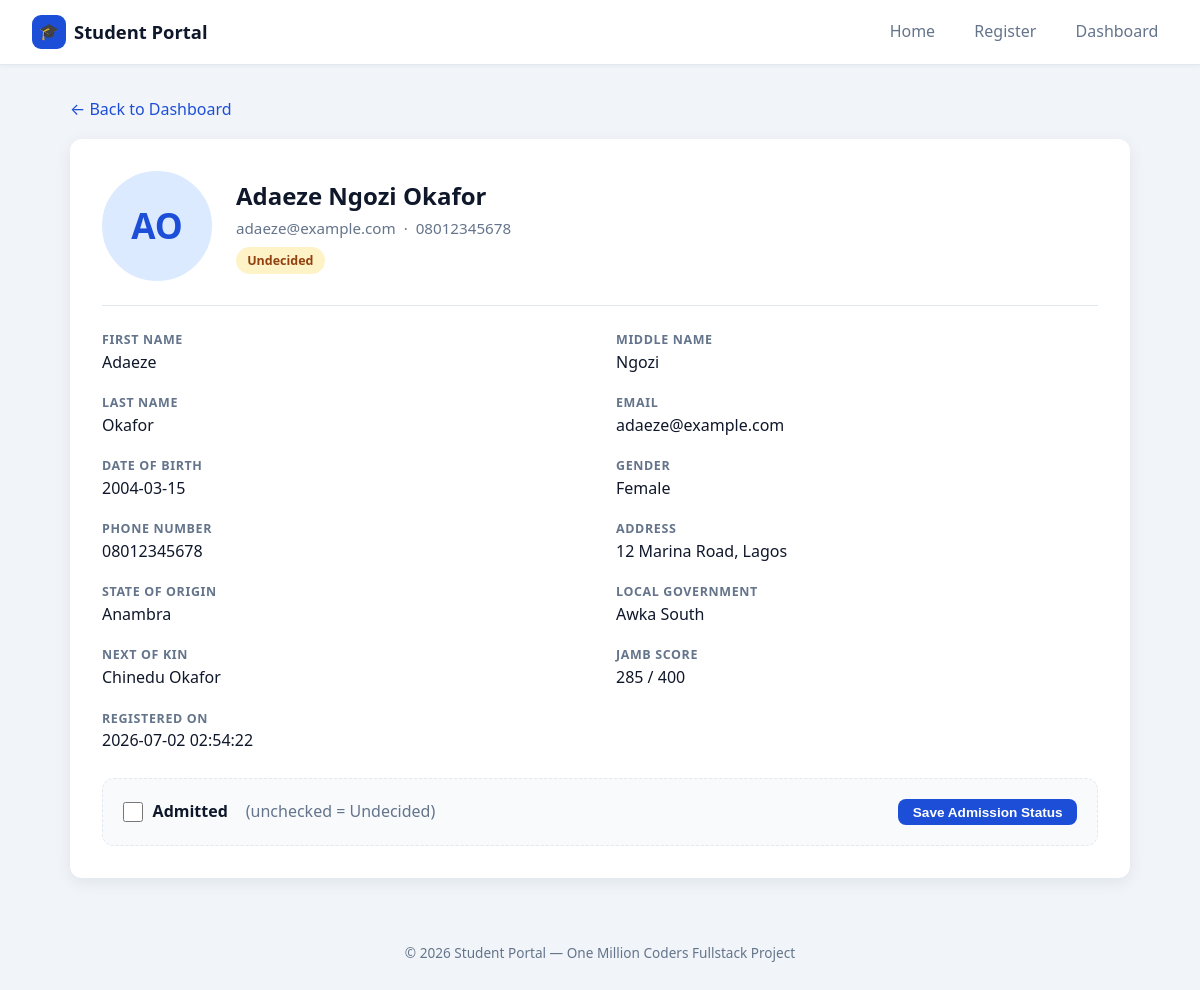
Page /view.php?id=1 on the committed database.
### tables this page shows
CREATE TABLE students (
                id               INTEGER PRIMARY KEY AUTOINCREMENT,
                profile_image    TEXT,
                first_name       TEXT NOT NULL,
                middle_name      TEXT,
                last_name        TEXT NOT NULL,
                email            TEXT NOT NULL,
                date_of_birth    TEXT NOT NULL,
                gender           TEXT NOT NULL,
                phone_number     TEXT NOT NULL,
                address          TEXT NOT NULL,
                state_of_origin  TEXT NOT NULL,
                local_government TEXT NOT NULL,
                next_of_kin      TEXT NOT NULL,
                jamb_score       INTEGER NOT NULL,
                admission_status TEXT NOT NULL DEFAULT 'Undecided',
                created_at       TEXT NOT NULL DEFAULT (datetime('now'))
            );

### db.php (called while the page is built, shortened)
<?php
function e(?string $value): string
{
    return htmlspecialchars($value ?? '', ENT_QUOTES, 'UTF-8');
}

### view.php (the view, shortened to what this page needs)
<?php
require __DIR__ . '/db.php';
$id = filter_var($_GET['id'] ?? '', FILTER_VALIDATE_INT);
$db = get_db();
$stmt = $db->prepare("SELECT * FROM students WHERE id = ?");
$stmt->execute([$id]);
$s = $stmt->fetch();
$fullName = trim($s['first_name'] . ' ' . ($s['middle_name'] ? $s['middle_name'] . ' ' : '') . $s['last_name']);
$initials = strtoupper(substr($s['first_name'], 0, 1) . substr($s['last_name'], 0, 1));
$isAdmitted = $s['admission_status'] === 'Admitted';
$details = [
    'First Name'        => $s['first_name'],
    'Middle Name'       => $s['middle_name'] ?: '—',
    'Last Name'         => $s['last_name'],
    'Email'             => $s['email'],
    'Date of Birth'     => $s['date_of_birth'],
    'Gender'            => $s['gender'],
    'Phone Number'      => $s['phone_number'],
    'Address'           => $s['address'],
    'State of Origin'   => $s['state_of_origin'],
    'Local Government'  => $s['local_government'],
    'Next of Kin'       => $s['next_of_kin'],
    'JAMB Score'        => $s['jamb_score'] . ' / 400',
    'Registered On'     => $s['created_at'],
];
?>
<!DOCTYPE html>
<html lang="en">
<head>
    <link rel="stylesheet" href="style.css">
</head>
<body>
<header class="navbar">
    <div class="brand"><span class="logo">🎓</span> Student Portal</div>
    <nav>
        <a href="index.php">Home</a>
        <a href="form.php">Register</a>
        <a href="dashboard.php">Dashboard</a>
    </nav>
</header>
<div class="container">
    <p style="margin-bottom: 1rem;"><a href="dashboard.php">← Back to Dashboard</a></p>
    <div class="card">
        <div class="profile-header">
            <?php if ($s['profile_image'] && file_exists(__DIR__ . '/' . $s['profile_image'])): ?>
                <img src="<?= e($s['profile_image']) ?>" alt="<?= e($fullName) ?>">
            <?php else: ?>
                <div class="avatar-lg"><?= e($initials) ?></div>
            <?php endif; ?>
            <div>
                <h2><?= e($fullName) ?></h2>
                <div class="meta"><?= e($s['email']) ?> &nbsp;·&nbsp; <?= e($s['phone_number']) ?></div>
                <div style="margin-top: 0.4rem;">
                    <span class="badge <?= $isAdmitted ? 'badge-admitted' : 'badge-undecided' ?>">
                        <?= e($s['admission_status']) ?>
                    </span>
                </div>
            </div>
        </div>
        <div class="detail-grid">
            <?php foreach ($details as $label => $value): ?>
                <div class="detail-item">
                    <div class="label"><?= e($label) ?></div>
                    <div class="value"><?= e((string) $value) ?></div>
                </div>
            <?php endforeach; ?>
        </div>
        <form method="post" class="admission-box">
            <label>
                <input type="checkbox" name="admitted" value="1" <?= $isAdmitted ? 'checked' : '' ?>>
                Admitted &nbsp;<span style="color: var(--muted); font-weight: 400;">(unchecked = Undecided)</span>
            </label>
            <button type="submit" class="btn btn-primary btn-sm">Save Admission Status</button>
        </form>
    </div>
</div>
<footer class="footer">
    &copy; <?= date('Y') ?> Student Portal — One Million Coders Fullstack Project
</footer>
</body>
</html>

### style.css (style rules this page uses)
:root { --primary: #1d4ed8; --primary-dark: #1e40af; --primary-light: #dbeafe; --bg: #f1f5f9; --card: #ffffff; --text: #0f172a; --muted: #64748b; --border: #e2e8f0; --success: #16a34a; --success-light: #dcfce7; --warning: #d97706; --warning-light: #fef3c7; --radius: 12px; --shadow: 0 4px 16px rgba(15, 23, 42, 0.08); }
* { margin: 0; padding: 0; box-sizing: border-box; }
body { font-family: "Segoe UI", system-ui, -apple-system, sans-serif; background: var(--bg); color: var(--text); min-height: 100vh; line-height: 1.6; }
a { color: var(--primary); text-decoration: none; }
.navbar { background: var(--card); border-bottom: 1px solid var(--border); padding: 0.9rem 2rem; display: flex; align-items: center; justify-content: space-between; position: sticky; top: 0; z-index: 10; box-shadow: 0 1px 4px rgba(15, 23, 42, 0.05); }
.navbar .brand { font-size: 1.15rem; font-weight: 700; color: var(--text); display: flex; align-items: center; gap: 0.5rem; }
.navbar .brand .logo { background: var(--primary); color: #fff; width: 34px; height: 34px; border-radius: 9px; display: inline-flex; align-items: center; justify-content: center; font-size: 1rem; }
.navbar nav { display: flex; gap: 1.25rem; }
.navbar nav a { color: var(--muted); font-weight: 500; padding: 0.3rem 0.6rem; border-radius: 8px; transition: all 0.15s ease; }
.container { max-width: 1100px; margin: 2rem auto; padding: 0 1.25rem; }
.card { background: var(--card); border-radius: var(--radius); box-shadow: var(--shadow); padding: 2rem; }
.btn { display: inline-block; padding: 0.7rem 1.6rem; border-radius: 10px; font-size: 1rem; font-weight: 600; border: none; cursor: pointer; transition: all 0.15s ease; }
.btn-primary { background: var(--primary); color: #fff; }
.btn-sm { padding: 0.35rem 0.9rem; font-size: 0.85rem; border-radius: 8px; }
.badge { display: inline-block; padding: 0.2rem 0.7rem; border-radius: 999px; font-size: 0.78rem; font-weight: 700; }
.badge-undecided { background: var(--warning-light); color: #92400e; }
.profile-header { display: flex; align-items: center; gap: 1.5rem; padding-bottom: 1.5rem; border-bottom: 1px solid var(--border); margin-bottom: 1.5rem; }
.profile-header img, .profile-header .avatar-lg { width: 110px; height: 110px; border-radius: 50%; object-fit: cover; border: 4px solid var(--primary-light); }
.profile-header .avatar-lg { display: flex; align-items: center; justify-content: center; background: var(--primary-light); color: var(--primary); font-size: 2.2rem; font-weight: 700; }
.profile-header h2 { font-size: 1.5rem; }
.profile-header .meta { color: var(--muted); font-size: 0.95rem; }
.detail-grid { display: grid; grid-template-columns: 1fr 1fr; gap: 1.1rem 2rem; margin-bottom: 1.5rem; }
.detail-item .label { font-size: 0.78rem; text-transform: uppercase; letter-spacing: 0.05em; color: var(--muted); font-weight: 700; }
.detail-item .value { font-size: 1rem; font-weight: 500; }
.admission-box { background: #f8fafc; border: 1.5px dashed var(--border); border-radius: var(--radius); padding: 1.25rem; display: flex; align-items: center; justify-content: space-between; gap: 1rem; flex-wrap: wrap; }
.admission-box label { display: flex; align-items: center; gap: 0.6rem; font-weight: 600; cursor: pointer; }
.admission-box input[type="checkbox"] { width: 20px; height: 20px; accent-color: var(--success); cursor: pointer; }
.footer { text-align: center; color: var(--muted); font-size: 0.85rem; padding: 2rem 1rem; }

### rows in the picture
students: initials "AO", fullName "Adaeze Ngozi Okafor", email "adaeze@example.com", phone_number "08012345678", admission_status "Undecided"

### other values in the picture
$label "FIRST NAME"
$value "Adaeze"
$label "MIDDLE NAME"
$value "Ngozi"
$label "LAST NAME"
$value "Okafor"
$label "EMAIL"
$value "adaeze@example.com"
$label "DATE OF BIRTH"
$value "2004-03-15"
$label "GENDER"
$value "Female"
$label "PHONE NUMBER"
$value "08012345678"
$label "ADDRESS"
